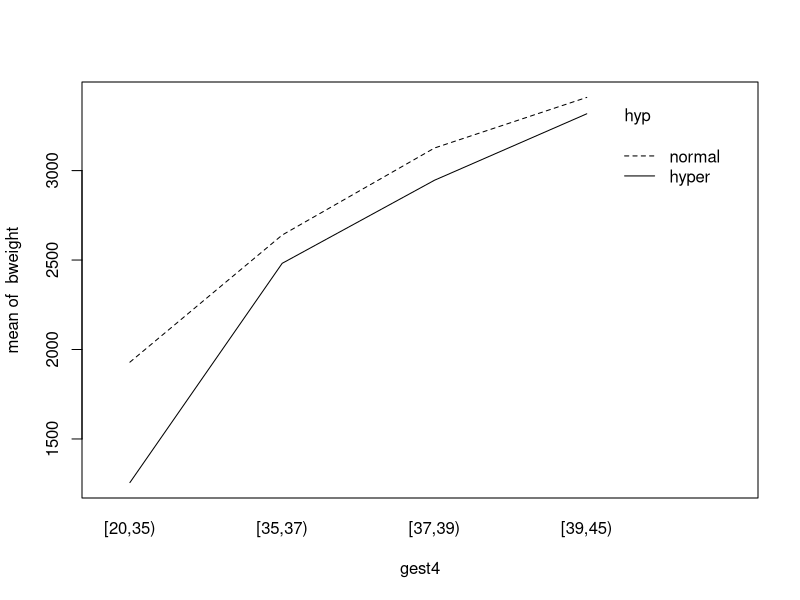
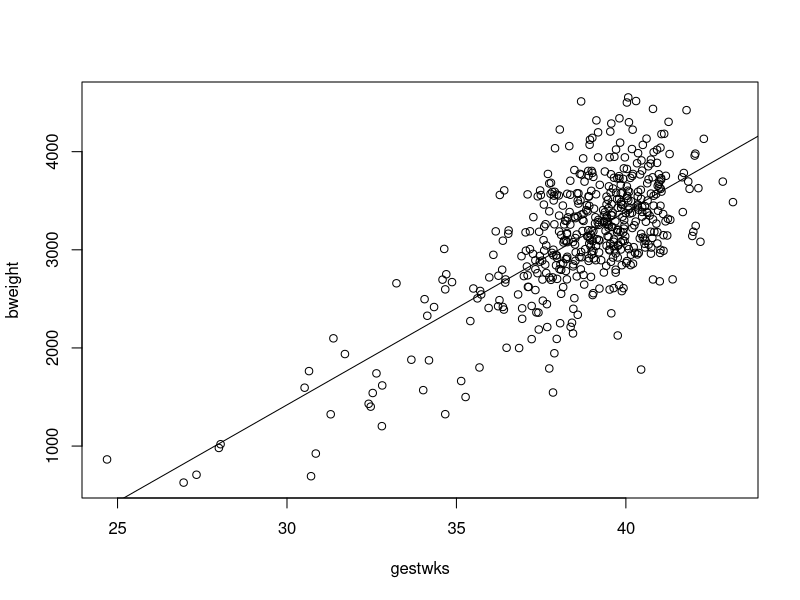
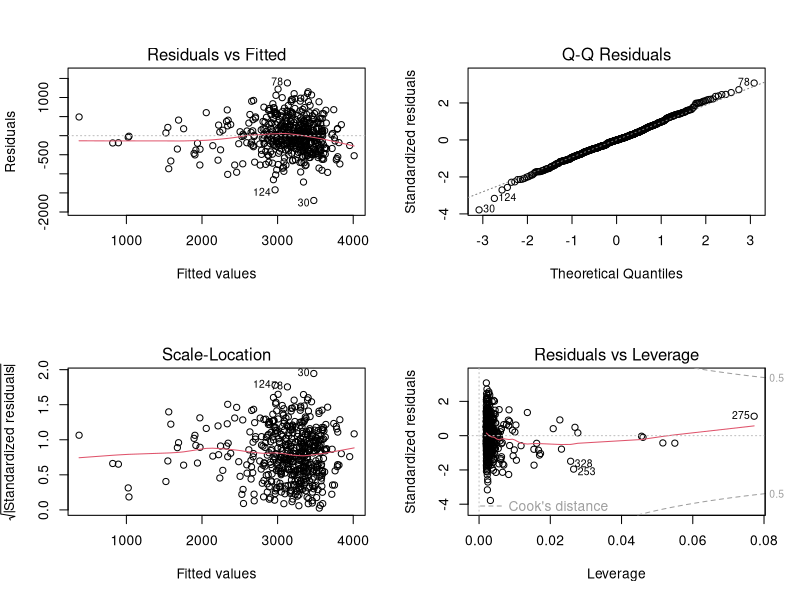
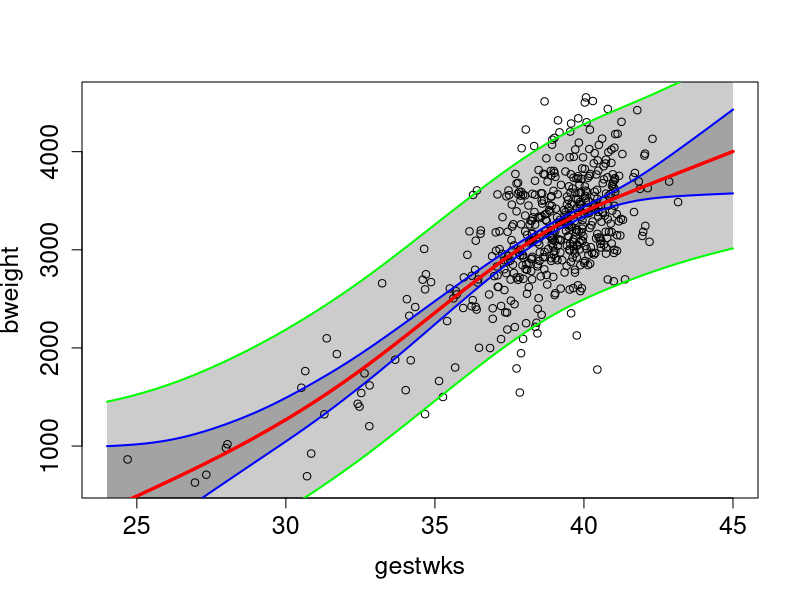
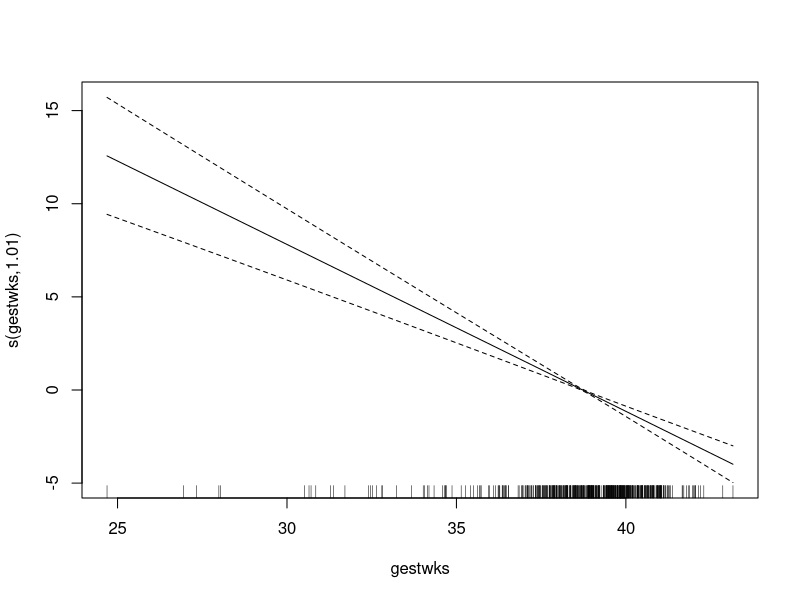
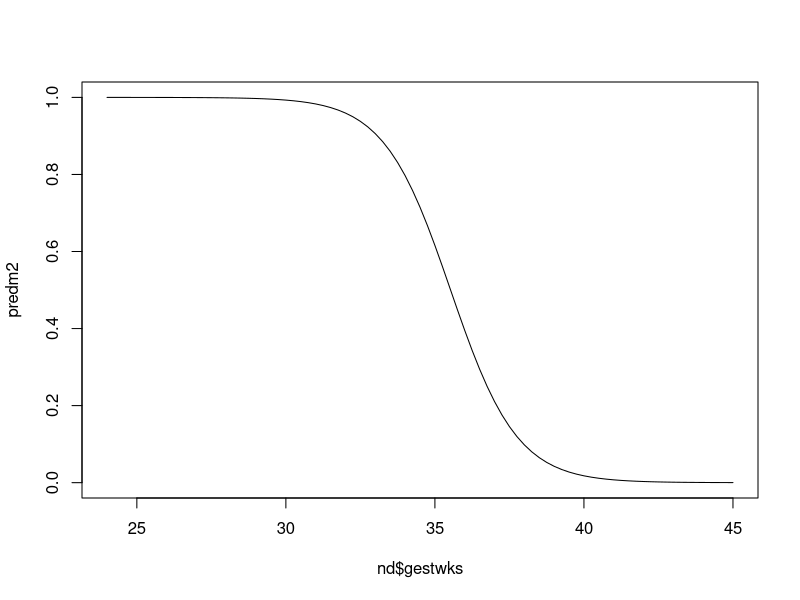
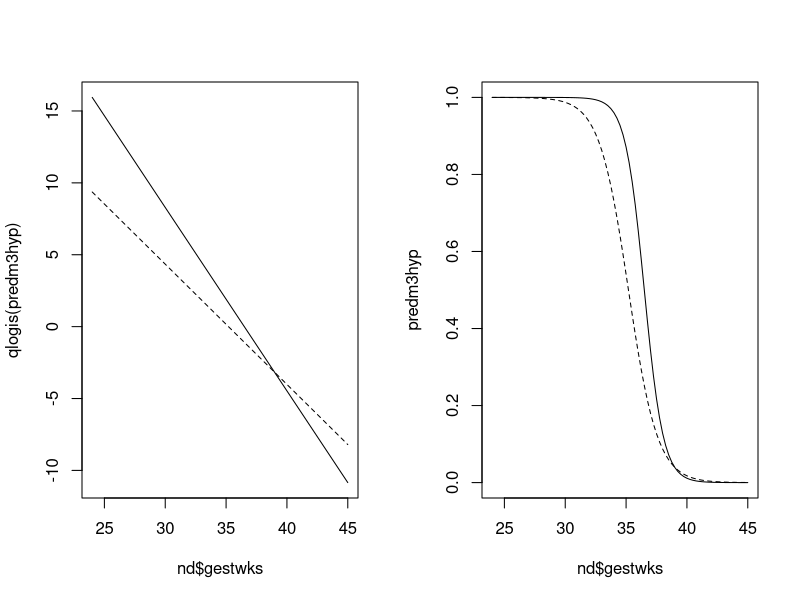

Generate these figures, in order, with R:
### R code from vignette source '/home/runner/work/SPE/SPE/build/effects-s.rnw'

###################################################
### code chunk number 1: Run births-house
###################################################
library(Epi)
library(mgcv)
data(births)
str(births)


###################################################
### code chunk number 2: effects-s.rnw:92-97
###################################################
births$hyp <- factor(births$hyp, labels = c("normal", "hyper"))
births$sex <- factor(births$sex, labels = c("M", "F"))
births$maged <- cut(births$matage, breaks=c(22,35,44), right=FALSE)
births$gest4 <- cut(births$gestwks, 
    breaks = c(20, 35, 37, 39, 45), right = FALSE)


###################################################
### code chunk number 3: summary
###################################################
summary(births)
with(births, sd(bweight) )


###################################################
### code chunk number 4: t test for sex on bweight
###################################################
with( births, t.test(bweight ~ sex, var.equal=TRUE) )


###################################################
### code chunk number 5: Effects of sex on bweight
###################################################
effx(response=bweight, type="metric", exposure=sex, data=births)


###################################################
### code chunk number 6: Table of mean birth weight by sex
###################################################
stat.table(sex, mean(bweight), data=births)


###################################################
### code chunk number 7: lm of bweight by sex
###################################################
m1 <- glm(bweight ~ sex, family=gaussian, data=births)
summary(m1)


###################################################
### code chunk number 8: ci.lin of bweight by sex
###################################################
round( ci.lin(m1)[ , c(1,5,6)] , 1)


###################################################
### code chunk number 9: Effects of hyp on bweight
###################################################
effx(response=bweight, type="metric", exposure=hyp, data=births)


###################################################
### code chunk number 10: Effects of gest4 (four levels) on bweight
###################################################
effx(response=bweight,typ="metric",exposure=gest4,data=births)


###################################################
### code chunk number 11: Table of mean bweight by gest4
###################################################
stat.table(gest4,mean(bweight),data=births)


###################################################
### code chunk number 12: lm of gest4 on bweight
###################################################
m2 <- lm(bweight ~ gest4, data = births)
round( ci.lin(m2)[ , c(1,5,6)] , 1)


###################################################
### code chunk number 13: bweight-by-hyp-gest4
###################################################
par(mfrow=c(1,1))
with( births, interaction.plot(gest4, hyp, bweight) )


###################################################
### code chunk number 14: Effect of hyp on bweight stratified by gest4
###################################################
effx(bweight, type="metric", exposure=hyp, strata=gest4,data=births)


###################################################
### code chunk number 15: lm for hyp on bweight stratified by gest4
###################################################
m3 <- lm(bweight ~ gest4/hyp, data = births)
round( ci.lin(m3)[ , c(1,5,6)], 1) 


###################################################
### code chunk number 16: lmI for hyp on bweight stratified by gest4
###################################################
m3I <- lm(bweight ~ gest4 + hyp + gest4:hyp, data = births)
round( ci.lin(m3I)[ , c(1,5,6)], 1) 


###################################################
### code chunk number 17: lmIb for hyp on bweight stratified by gest4b
###################################################
births$gest4b <- Relevel( births$gest4, ref = 4)
m3Ib <- lm(bweight ~ gest4b*hyp, data = births)
round( ci.lin(m3Ib)[ , c(1,5,6)], 1) 


###################################################
### code chunk number 18: lmI for hyp on bweight stratified by gest4
###################################################
m3M <- lm(bweight ~ gest4 + hyp, data = births)
round( ci.lin(m3M)[ , c(1,5,6)], 1) 


###################################################
### code chunk number 19: test for hyp-gest4 interaction on bweight
###################################################
anova(m3I, m3M)


###################################################
### code chunk number 20: Effects of hyp on lowbw stratified by sex
###################################################
effx(bweight, type="metric", exposure=hyp, strata= sex, data=births)
m4S <- lm(bweight ~ sex/hyp, data = births)
round( ci.lin(m4S)[ , c(1,5,6)], 1) 
m4I <- lm(bweight ~ sex + hyp + sex:hyp, data = births)
round( ci.lin(m4I)[ , c(1,5,6)], 1) 


###################################################
### code chunk number 21: Effect of hyp on bweight controlled for sex
###################################################
effx(bweight, type="metric", exposure=hyp, control=sex, data=births)


###################################################
### code chunk number 22: lm for hyp on bweight controlled for sex
###################################################
m4 <- lm(bweight ~ sex + hyp, data = births)
ci.lin(m4)[ , c(1,5,6)]  


###################################################
### code chunk number 23: Linear effect of gestwks on bweight
###################################################
effx(response=bweight, type="metric", exposure=gestwks,data=births)
m5 <- lm(bweight ~ gestwks, data=births) ; ci.lin(m5)[ , c(1,5,6)]


###################################################
### code chunk number 24: Linear effect of gestwks on lowbw
###################################################
effx(response=lowbw, type="binary", exposure=gestwks,data=births)


###################################################
### code chunk number 25: Linear effect of gestwks on bweight stratified by maged
###################################################
effx(bweight, type="metric", exposure=gestwks, strata=maged, 
     data=births)


###################################################
### code chunk number 26: Plot-bweight-by-gestwks
###################################################
with(births, plot(gestwks,bweight))
abline(m5)


###################################################
### code chunk number 27: bweight-gestwks-m5-diag
###################################################
par(mfrow=c(2,2))
plot(m5)


###################################################
### code chunk number 28: bweight-gestwks-mPs
###################################################
mPs <- gam( bweight ~ s(gestwks), data = births)		
summary(mPs)	


###################################################
### code chunk number 29: mPs-sig2
###################################################
mPs$sig2
sqrt(mPs$sig2)


###################################################
### code chunk number 30: plotFitPredInt
###################################################
plotFitPredInt <- function( xval, fit, pred, ...)
{
    matshade( xval, fit,  lwd=2, alpha=0.2)
    matshade( xval, pred, lwd=2, alpha=0.2)
    matlines( xval, fit,  lty=1, lwd=c(3,2,2), col=c("red","blue","blue") )
    matlines( xval, pred, lty=1, lwd=c(3,2,2), col=c("red","green","green") )
}


###################################################
### code chunk number 31: bweight-gestwks-mPs-plot
###################################################
nd <- data.frame(gestwks = seq(24, 45, by = 0.25) ) 	
pr.Ps <- predict( mPs, newdata=nd, se.fit=TRUE )
str(pr.Ps) # with se.fit=TRUE, only two columns: fitted value and its SE
fit.Ps <- cbind(pr.Ps$fit, 
                pr.Ps$fit - 2*pr.Ps$se.fit, 
                pr.Ps$fit + 2*pr.Ps$se.fit)
pred.Ps <- cbind(pr.Ps$fit,  # must add residual variance to se.fit^2
                 pr.Ps$fit - 2*sqrt( pr.Ps$se.fit^2 + mPs$sig2), 
                 pr.Ps$fit + 2*sqrt( pr.Ps$se.fit^2 + mPs$sig2))
par(mfrow=c(1,1))
with(births, plot(bweight ~ gestwks, xlim=c(24, 45), 
                  cex.axis=1.5, cex.lab=1.5) )
plotFitPredInt(nd$gestwks, fit.Ps, pred.Ps)


###################################################
### code chunk number 32: lowbw-hyp-table
###################################################
stat.table( index=list(hyp, lowbw), 
            contents=list(count(), percent(lowbw)),
            margins=TRUE, data=births)


###################################################
### code chunk number 33: lowbw-hyp-comp
###################################################
binRD <- glm(lowbw ~ hyp, family=binomial(link="identity"), data=births)
round(ci.lin(binRD)[, c(1,2,5:6)], 3)
binRR <- glm(lowbw ~ hyp, family=binomial(link="log"), data=births)
round(ci.lin(binRR, Exp=TRUE)[, c(1,2,5:7)], 3)
binOR <- glm(lowbw ~ hyp, family=binomial(link="logit"), data=births)
round(ci.lin(binOR, Exp=TRUE)[, c(1,2,5:7)], 3)
effx(response=lowbw, type="binary", exposure=hyp, data=births)


###################################################
### code chunk number 34: lowbw-gestwks-table
###################################################
stat.table( index=list(gest4, lowbw),
          contents=list(count(), percent(lowbw)),
          margins=TRUE, data=births)


###################################################
### code chunk number 35: lowbw-gestwks-spline
###################################################
binm1 <- gam(lowbw ~ s(gestwks), family=binomial(link="logit"), data=births)
summary(binm1)
plot(binm1)


###################################################
### code chunk number 36: lowbw-gestwks-logitlin
###################################################
binm2 <- glm(lowbw ~ I(gestwks-40), family=binomial(link="logit"), data=births)
round(ci.lin(binm2, Exp=TRUE)[, c(1,2,5:7)], 3)


###################################################
### code chunk number 37: lowbw-gestwks-pred
###################################################
predm2 <- predict(binm2, newdata=nd, type="response")
plot( nd$gestwks, predm2, type="l")


###################################################
### code chunk number 38: lowbw-gestwks-hyp
###################################################
binm3 <- glm(lowbw ~ hyp*I(gestwks-40), family=binomial, data=births)
round(ci.lin(binm3, Exp=TRUE)[, c(1,2,5:7)], 3)


###################################################
### code chunk number 39: lowbw-gestwks-hyp-pred
###################################################
predm3hyp <- predict(binm3, 
   newdata=data.frame(hyp="hyper", nd), type="response")
predm3nor <- predict(binm3, 
   newdata=data.frame(hyp="normal", nd), type="response")
par(mfrow=c(1,2))
plot( nd$gestwks, qlogis(predm3hyp), type="l")
lines( nd$gestwks, qlogis(predm3nor), lty=2)
plot( nd$gestwks, predm3hyp, type="l")
lines( nd$gestwks, predm3nor, lty=2)
